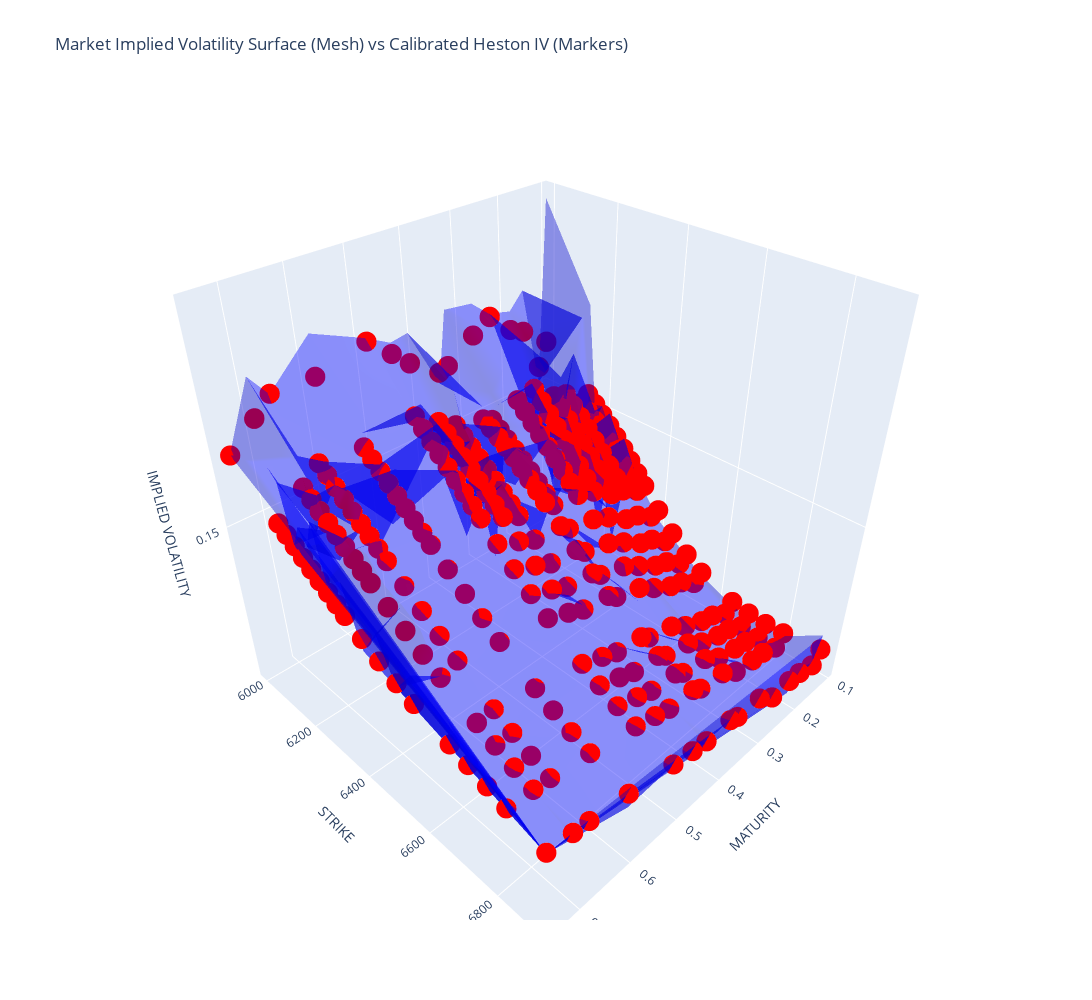

This figure's notebook cell:
### Code cell
import plotly.graph_objs as go

# Filtrer les lignes où IV ou IV_Heston est égal à zéro
df_plot = df_pricing[(df_pricing['IV'] > 0.001) & (df_pricing['IV_WMC_Heston'] > 0.001)]

fig = go.Figure()

# Market IV as Mesh
fig.add_trace(go.Mesh3d(x=df_plot['Maturity'], y=df_plot['Strike'], z=df_plot['IV'],
                        color='blue',
                        opacity=0.4,
                        name='Market IV'))

# Heston IV as Markers
fig.add_trace(go.Scatter3d(x=df_plot['Maturity'], y=df_plot['Strike'], z=df_plot['IV_WMC_Heston'],
                           mode='markers',
                           marker=dict(size=7, color='red'),
                           name='WMC Heston IV'
                           ))

fig.update_layout(title_text="Market Implied Volatility Surface (Mesh) vs Calibrated Heston IV (Markers)",
                  scene=dict(xaxis_title='MATURITY', yaxis_title='STRIKE', zaxis_title='IMPLIED VOLATILITY'),
                  width=1200,
                  height=1000,
                  legend=dict(x=0.05, y=0.95))

fig.show()

### Figure 1 — Plotly figure (JSON) as saved in the notebook; plotly's stock layout.template omitted (floating-point values rounded to 4 significant figures; data arrays with more than 128 entries replaced by an {"elided": "..."} marker saying what was removed)
{"data": [{"color": "blue", "name": "Market IV", "opacity": 0.4, "type": "mesh3d", "x": {"elided": "361 float values"}, "y": {"elided": "361 int values"}, "z": {"elided": "361 float values"}}, {"marker": {"color": "red", "size": 7}, "mode": "markers", "name": "WMC Heston IV", "type": "scatter3d", "x": {"elided": "361 float values"}, "y": {"elided": "361 int values"}, "z": {"elided": "361 float values"}}], "layout": {"height": 1000, "legend": {"x": 0.05, "y": 0.95}, "scene": {"xaxis": {"title": {"text": "MATURITY"}}, "yaxis": {"title": {"text": "STRIKE"}}, "zaxis": {"title": {"text": "IMPLIED VOLATILITY"}}}, "title": {"text": "Market Implied Volatility Surface (Mesh) vs Calibrated Heston IV (Markers)"}, "width": 1200}}
